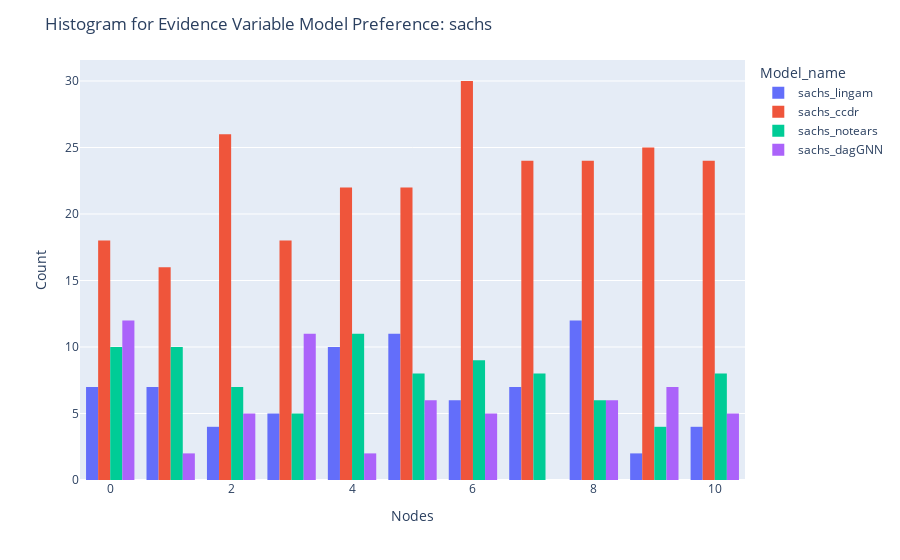

The code cell stored with this chart in its notebook:
### Code cell
#Evidence Var vs frequency

fig = px.histogram(new_df, x="Evidence", color='Model_name', barmode='group')
fig.update_layout(
    title_text=f'Histogram for Evidence Variable Model Preference: {dataset_name}', # title of plot
    xaxis_title_text='Nodes', # xaxis label
    yaxis_title_text='Count', # yaxis label
)
fig.show()

### Figure 1 — Plotly figure (JSON) as saved in the notebook; plotly's stock layout.template omitted (floating-point values rounded to 4 significant figures; data arrays with more than 128 entries replaced by an {"elided": "..."} marker saying what was removed)
{"data": [{"alignmentgroup": "True", "bingroup": "x", "hovertemplate": "Model_name=sachs_lingam<br>Evidence=%{x}<br>count=%{y}<extra></extra>", "legendgroup": "sachs_lingam", "marker": {"color": "#636efa", "pattern": {"shape": ""}}, "name": "sachs_lingam", "offsetgroup": "sachs_lingam", "orientation": "v", "showlegend": true, "type": "histogram", "x": [7, 10, 0, 8, 3, 0, 1, 5, 0, 6, 2, 5, 5, 7, 8, 5, 8, 4, 1, 6, 10, 6, 8, 3, 6, 4, 7, 0, 8, 8, 5, 7, 4, 5, 4, 5, 8, 3, 8, 7, 5, 1, 8, 4, 2, 1, 8, 7, 8, 0, 9, 1, 4, 7, 4, 6, 4, 1, 3, 2, 5, 3, 4, 0, 4, 6, 10, 1, 8, 5, 10, 9, 0, 5, 2], "xaxis": "x", "yaxis": "y"}, {"alignmentgroup": "True", "bingroup": "x", "hovertemplate": "Model_name=sachs_ccdr<br>Evidence=%{x}<br>count=%{y}<extra></extra>", "legendgroup": "sachs_ccdr", "marker": {"color": "#EF553B", "pattern": {"shape": ""}}, "name": "sachs_ccdr", "offsetgroup": "sachs_ccdr", "orientation": "v", "showlegend": true, "type": "histogram", "x": {"elided": "249 int values"}, "xaxis": "x", "yaxis": "y"}, {"alignmentgroup": "True", "bingroup": "x", "hovertemplate": "Model_name=sachs_notears<br>Evidence=%{x}<br>count=%{y}<extra></extra>", "legendgroup": "sachs_notears", "marker": {"color": "#00cc96", "pattern": {"shape": ""}}, "name": "sachs_notears", "offsetgroup": "sachs_notears", "orientation": "v", "showlegend": true, "type": "histogram", "x": [2, 8, 4, 4, 8, 3, 4, 6, 4, 6, 5, 6, 7, 4, 9, 8, 0, 10, 4, 0, 9, 7, 2, 5, 10, 6, 10, 3, 1, 4, 10, 5, 10, 0, 6, 0, 7, 6, 9, 1, 7, 7, 3, 4, 1, 5, 0, 7, 0, 5, 5, 6, 10, 4, 0, 1, 8, 1, 2, 3, 8, 0, 2, 7, 1, 10, 0, 9, 6, 1, 5, 2, 4, 2, 2, 0, 4, 10, 7, 1, 1, 8, 5, 6, 1, 3], "xaxis": "x", "yaxis": "y"}, {"alignmentgroup": "True", "bingroup": "x", "hovertemplate": "Model_name=sachs_dagGNN<br>Evidence=%{x}<br>count=%{y}<extra></extra>", "legendgroup": "sachs_dagGNN", "marker": {"color": "#ab63fa", "pattern": {"shape": ""}}, "name": "sachs_dagGNN", "offsetgroup": "sachs_dagGNN", "orientation": "v", "showlegend": true, "type": "histogram", "x": [3, 4, 3, 0, 0, 0, 10, 9, 2, 2, 2, 2, 8, 0, 3, 3, 6, 3, 3, 3, 8, 10, 10, 0, 0, 1, 0, 5, 3, 5, 5, 1, 2, 5, 9, 5, 0, 10, 0, 6, 5, 10, 8, 3, 9, 8, 9, 3, 0, 3, 9, 9, 0, 8, 0, 9, 6, 6, 4, 6, 8], "xaxis": "x", "yaxis": "y"}], "layout": {"barmode": "group", "legend": {"title": {"text": "Model_name"}, "tracegroupgap": 0}, "margin": {"t": 60}, "title": {"text": "Histogram for Evidence Variable Model Preference: sachs"}, "xaxis": {"anchor": "y", "domain": [0, 1], "title": {"text": "Nodes"}}, "yaxis": {"anchor": "x", "domain": [0, 1], "title": {"text": "Count"}}}}
